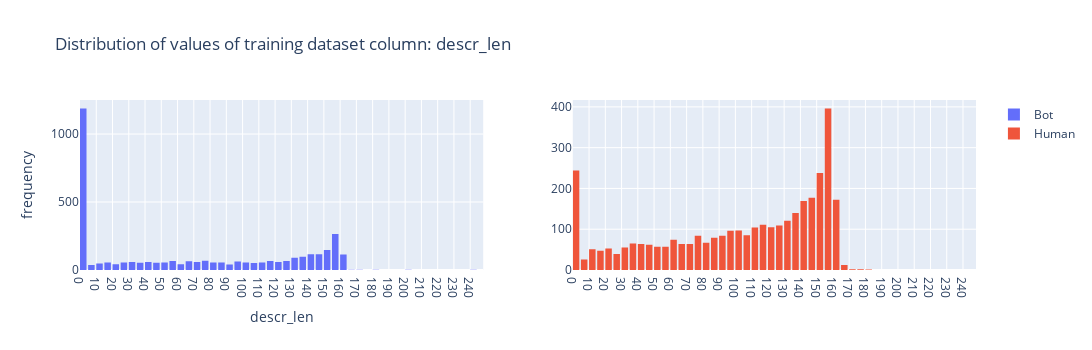

Notebook source saved alongside this figure:
### Markdown cell above
### descr_len

### Code cell
fig = go.Figure()
fig = make_subplots(rows=1, cols=2, specs=[[{'type':'histogram'}, {'type':'histogram'}]])

fig.add_trace(go.Histogram(
    x=train_users_data.loc[train_users_data['label']==1,'descr_len'],
    # histnorm='density',
    # nbinsx=30,
    name='Bot'),
row=1, col=1
)
fig.add_trace(go.Histogram(
    x=train_users_data.loc[train_users_data['label']==0,'descr_len'],
    # histnorm='density',
    # nbinsx=30,
    name='Human'),
row=1, col=2
)

fig.update_layout(
    title_text='Distribution of values of training dataset column: descr_len',
    xaxis_title_text='descr_len', #'feature',
    yaxis_title_text='frequency',
    bargap=0.2,
    bargroupgap=None, #0.8,
    width=1100,
    height=350,
    legend={"title":""},
    xaxis=dict(showgrid=True, dtick=10, range=[0, max(train_users_data['descr_len'])+5]),
    xaxis2=dict(showgrid=True, dtick=10, range=[0, max(train_users_data['descr_len'])+5]),
    yaxis=dict(showgrid=True))

fig.show()

### Figure 1 — Plotly figure (JSON) as saved in the notebook; plotly's stock layout.template omitted (floating-point values rounded to 4 significant figures; data arrays with more than 128 entries replaced by an {"elided": "..."} marker saying what was removed)
{"data": [{"name": "Bot", "type": "histogram", "x": {"elided": "3527 int values"}, "xaxis": "x", "yaxis": "y"}, {"name": "Human", "type": "histogram", "x": {"elided": "3473 int values"}, "xaxis": "x2", "yaxis": "y2"}], "layout": {"bargap": 0.2, "height": 350, "legend": {"title": {"text": ""}}, "title": {"text": "Distribution of values of training dataset column: descr_len"}, "width": 1100, "xaxis": {"anchor": "y", "domain": [0, 0.45], "dtick": 10, "range": [0, 248], "showgrid": true, "title": {"text": "descr_len"}, "type": "linear"}, "xaxis2": {"anchor": "y2", "domain": [0.55, 1], "dtick": 10, "range": [0, 248], "showgrid": true, "type": "linear"}, "yaxis": {"anchor": "x", "autorange": true, "domain": [0, 1], "range": [0, 1251.0], "showgrid": true, "title": {"text": "frequency"}}, "yaxis2": {"anchor": "x2", "autorange": true, "domain": [0, 1], "range": [0, 416.8]}}}
